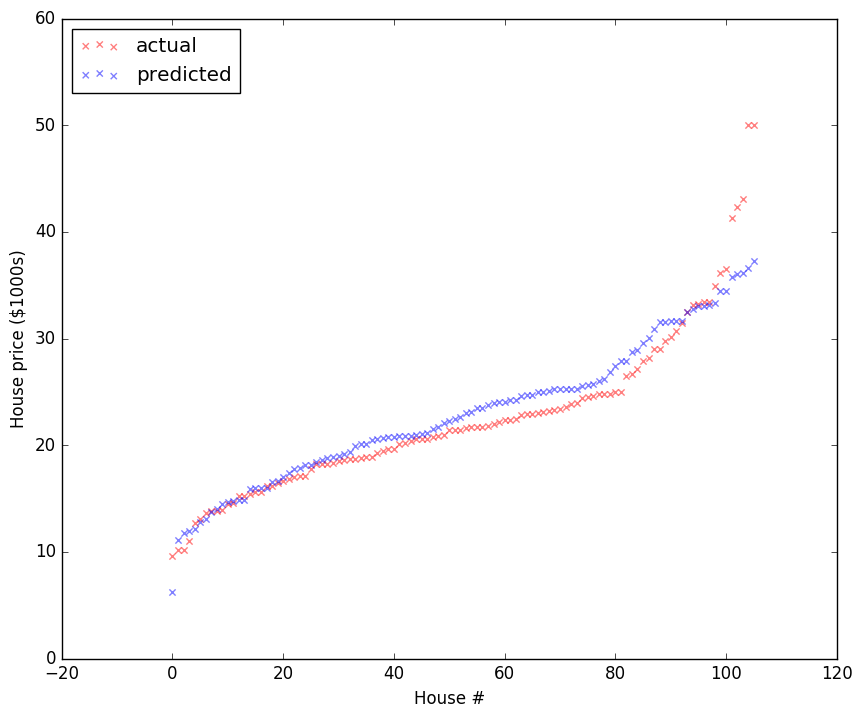

Source code (Python):
import numpy as np
import time
import scipy.optimize as opt
import matplotlib.pyplot as plt

def linCost(theta, X, y):
    """Cost function for the linear regression, which has to be minimized

    @param theta The weights
    @param X The training set features
    @param y The training set labels(values)

    @return J The cost of the function
    """
    m, n = X.shape
    J = 0
    for i in range(m):
        h_xi = 0
        for j in range(n):
            h_xi += theta[j]*X[i, j]
        J += 0.5 * ((h_xi - y[i])**2)
    return J

def linGrad(theta, X, y):
    """Gradient of the cost function for linear regression

    @param theta The weights
    @param X The training set features
    @param y The training set labels(values)

    @return grad The gradient values
    """
    m, n = X.shape
    grad = np.zeros(theta.shape)
    h_x = np.zeros(y.shape)
    for i in range(m):
        h_xi = 0
        for j in range(n):
            h_xi += theta[j]*X[i, j]
        h_x[i] = h_xi

    for j in range(n):
        for i in range(m):
            grad[j] += (h_x[i] - y[i])*X[i, j]
    return grad

def linCostVec(theta, X, y):
    """Vectorized cost function for linear regression

    @param theta The weights
    @param X The training set features
    @param y The training set labels(values)

    @return J The cost of the function
    """
    h_x = X.dot(theta)
    J = 0.5 * sum((h_x - y.flatten()) ** 2)
    return J

def linGradVec(theta, X, y):
    """Vectorized implementation of the gradient for the cost function

    @param theta The weights
    @param X The training set features
    @param y The training set labels(values)

    @return grad The gradient values
    """
    h_x = X.dot(theta)
    grad = np.transpose(X).dot(h_x - y.flatten())
    return grad

def main():
    # Load the data from housing.data
    data = np.genfromtxt(fname="housing.data") #, delimiter=(7, 5, 6, 1, 6, 6, 6, 7, 2, 5, 5, 6, 5, 5))
    #print data[:10, :]

    # Insert the x0 term (=1) for all the m training examples
    data = np.insert(data, 0, 1, axis=1)

    # Randomly shuffle the data
    np.random.shuffle(data)
    print data.shape

    # Perform the train and test split
    train_X = data[:400, :-1]
    train_Y = data[:400, -1:]
    test_X = data[400:, :-1]
    test_Y = data[400:, -1:]
    print train_X.shape, train_Y.shape, test_X.shape, test_Y.shape
    #print data[:10, :]
    m = train_X.shape[0]
    n = train_X.shape[1]

    # Initialize random weights
    theta = np.random.rand(n)

    # Perform the optimizations
    t0 = time.time()
    optTheta = opt.minimize(
    fun=linCost,
    x0=theta,
    args=(train_X, train_Y),
    method='bfgs', jac=linGrad,
    options={'maxiter' : 200, 'disp' : True})
    t1 = time.time()
    print "Optimization took %.7f seconds.\n" % (t1-t0)
    optTheta = optTheta.x

    # Print the training and testing error
    for dataset, (X, y) in (('train', (train_X, train_Y)), ('test', (test_X, test_Y))):
        act_prices = y.flatten()
        pred_prices = X.dot(optTheta).flatten()
        err = np.sqrt(np.mean((pred_prices - act_prices)**2))
        print "RMS",dataset,"error: %.6f" % err

    # Repeat the above procedure for the Vectorized implementation
    # Initialize random weights
    theta = np.random.rand(n)

    # Perform the optimizations
    t0 = time.time()
    optTheta = opt.minimize(
    fun=linCostVec,
    x0=theta,
    args=(train_X, train_Y),
    method='bfgs', jac=linGradVec,
    options={'maxiter' : 200, 'disp' : True})
    t1 = time.time()
    print "Optimization took %.7f seconds.\n" % (t1-t0)
    optTheta = optTheta.x

    # Print the training and testing error
    for dataset, (X, y) in (('train', (train_X, train_Y)), ('test', (test_X, test_Y))):
        act_prices = y.flatten()
        pred_prices = X.dot(optTheta).flatten()
        err = np.sqrt(np.mean((pred_prices - act_prices)**2))
        print "RMS",dataset,"error: %.6f" % err

    # Plot and save the data points
    plt.figure(figsize=(10, 8))
    plt.scatter(np.arange(test_Y.size), sorted(test_Y), c='r', alpha=0.5, marker='x', label="actual")
    plt.scatter(x=np.arange(test_Y.size), y=sorted(test_X.dot(optTheta).flatten()), c='b', alpha=0.5, marker='x',label="predicted")
    plt.legend(loc='upper left')
    plt.ylabel('House price ($1000s)')
    plt.xlabel('House #')
    plt.savefig('ex1a_linreg.png', bbox_inches='tight')
    plt.show()
    print "Finished plotting the graph"

if __name__ == '__main__':
    main()
